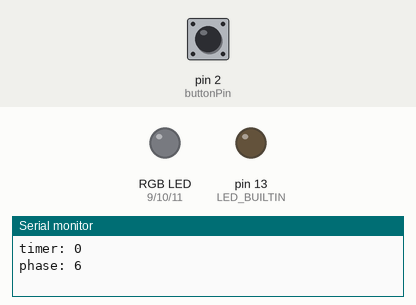
Recording of a program running on a simulated Arduino Uno, built with avr-gcc and run on an emulated ATmega328P. Parts: an RGB LED mixed from three pins (HIGH = lit), output pins drawn as LEDs (lit = HIGH), the last lines printed to the serial monitor. The test bench sets the inputs (shaded band); at power-on: pin 2 (buttonPin) LOW.

Above: at 1.2 s.
1.3 s: pin 2 (buttonPin) pulled HIGH for 0.15 s
At 3.2 s:
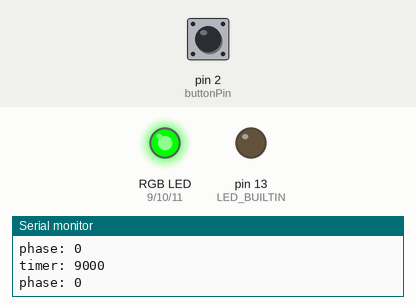
At 4.7 s:
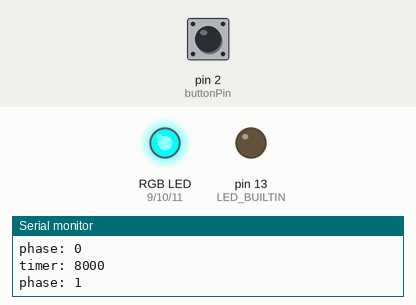
Timing chart, 0 to 15.5 s (numbered marks = the images above; inputs shaded):
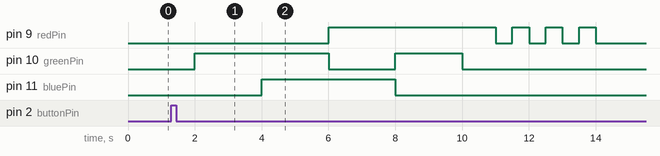

The program:

main.cpp
```cpp
#include <Arduino.h>
#include <Bounce2.h>

// output pins
const int redPin = 9;
const int greenPin = 10;
const int bluePin = 11;

// input pins
const int buttonPin = 2;  // momentary switch

// debouncing
Bounce bounce = Bounce();

// LED management
int brightness = 0;  // how bright the LED is (0-255)
// int fadeInterval = 4;  // how many points to fade the LED by; 1024/255 ~= 4

// timer management
unsigned int timer = 0;
const unsigned int timeLimit = 10000;   // ms
const unsigned int interval = 1000; // decrement the timer by this much each second (ms)
unsigned long previousLoopMillis = 0;   // will store last time LED was updated
const int phaseCount = 5; // zero-indexed

// reference
const int RED = 0;
const int GREEN = 1;
const int BLUE = 2;
const int CYAN = 3;
const int PURPLE = 4;
const int YELLOW = 5;

/**
 * Validates data and writes it to the 3 LED analog pins.
*/
void setrgb(int red, int green, int blue) {
  red = red > 255 ? 255 : red;
  green = green > 255 ? 255 : green;
  blue = blue > 255 ? 255 : blue;

  red = red < 0 ? 0 : red;
  green = green < 0 ? 0 : green;
  blue = blue < 0 ? 0 : blue;

  analogWrite(redPin, red);
  analogWrite(greenPin, green);
  analogWrite(bluePin, blue);
}

/**
 * Set an LED color and brightness using the constants defined in this script.
*/
void setColor(int color, int brightness = 255) {
  switch (color) {
    case RED: setrgb(brightness, 0, 0); break;
    case BLUE: setrgb(0, 0, brightness); break;
    case GREEN: setrgb(0, brightness, 0); break;
    case CYAN: setrgb(0, brightness, brightness); break;
    case PURPLE: setrgb(brightness, 0, brightness); break;
    case YELLOW: setrgb(brightness, brightness, 0); break;
    default: setrgb(0,0,0);
  }
}

/**
 * Blink the LEDs.
*/
void blink(int color, int count, int brightness) {
  for (int i = 1; i <= count; i++) {
    setrgb(0, 0, 0);
    delay(500);
    setColor(color, brightness);
    delay(500);
  }
}

/**
 * define inputs and outputs, start serial connections, set state or anything
 * else that only need be run once.
*/
void setup() {
  pinMode(buttonPin, INPUT);

  pinMode(redPin, OUTPUT);
  pinMode(greenPin, OUTPUT);
  pinMode(bluePin, OUTPUT);
  pinMode(LED_BUILTIN, OUTPUT);

  digitalWrite(LED_BUILTIN, LOW);
  Serial.begin(9600);

  bounce.attach(buttonPin, INPUT);
  bounce.interval(5);
}

/**
 * meat and potatoes. runs over and over until powered off.
*/
void loop() {
  unsigned long currentMillis = millis();
  bounce.update();

  // ensure timer is a value that makes sense
  if (timer > timeLimit) timer = timeLimit;

  if (bounce.changed()) {
    int debouncedInput = bounce.read();

    if (debouncedInput == HIGH && timer == 0) timer = timeLimit;  // set the timer
  }

  // has enough time gone by to do anything with the timer information?
  if (currentMillis - previousLoopMillis >= interval) {
    previousLoopMillis = currentMillis;

    // Serial.println("buttonReading: " + String(buttonReading));
    Serial.println("timer: " + String(timer));

    brightness = (timer > 0) ? 255 : 0;   // placeholder for color & pentiometer stuff

    int phase = timer == 0 ? phaseCount + 1 : map(timer, timeLimit, 0, 0, phaseCount);   // map the time elapsed to one of 5 phases
    Serial.println("phase: " + String(phase));

    switch(phase) {
      case 0: setColor(GREEN, brightness); break;
      case 1: setColor(CYAN, brightness); break;
      case 2: setColor(PURPLE, brightness); break;
      case 3: setColor(YELLOW, brightness); break;
      case 4: setColor(RED, brightness); break;
      default: setrgb(0, 0, 0); break;
    }

    if (timer > 0) {
      timer -= interval;

      // unsigned int "wraps" to high positive value when below 0
      if (timer < interval || timer > timeLimit) {
        blink(RED, 3, brightness);
        timer = 0;
      }
    }
  }

}

// legacy pentiometer/brightness stuff
      //   int sensorValue = analogRead(pentPin);
      //   int newBrightness = 0;
      //   newBrightness = sensorValue / fadeInterval;

      //   // ensure limits
      //   if (newBrightness <= 5 ) newBrightness = 5;
      //   if ( newBrightness >= 255) newBrightness = 255;

      //   brightness = newBrightness;

      //   // set the brightness of the LED
      //   analogWrite(ledPin, newBrightness);
```

Measured:
- after the input at 1.3 s, pin 9 (redPin): LOW → HIGH after 4.7 s, then repeats every 1.0 s: LOW 0.50 s, HIGH 0.50 s, until it stays LOW from 14.0 s; pin 10 (greenPin): LOW → HIGH after 0.70 s, → LOW 4.0 s later, → HIGH 2.0 s later, → LOW 2.0 s later; pin 11 (bluePin): LOW → HIGH after 2.7 s, → LOW 4.0 s later
